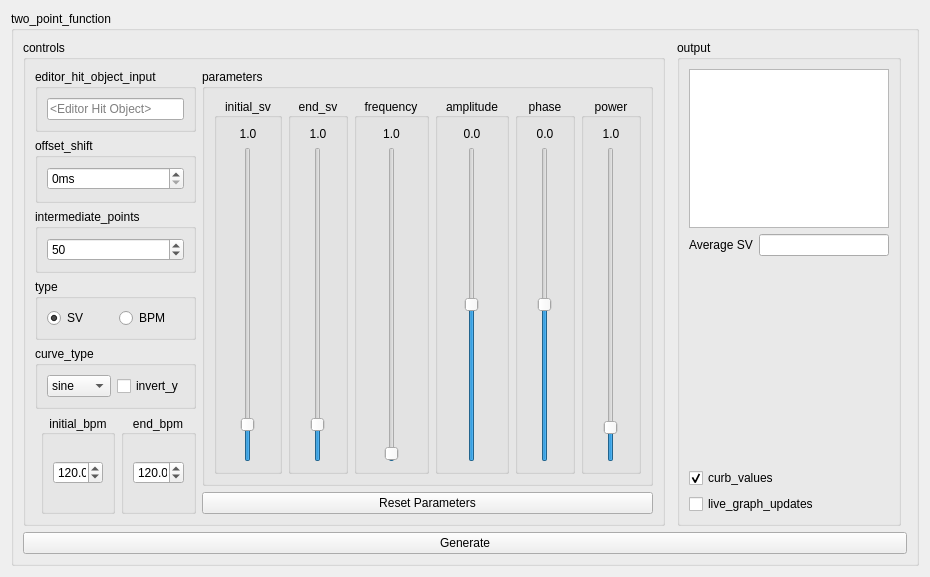
<?xml version="1.0" encoding="UTF-8"?>
<ui version="4.0">
 <class>TwoPointFunction</class>
 <widget class="QWidget" name="TwoPointFunction">
  <property name="geometry">
   <rect>
    <x>0</x>
    <y>0</y>
    <width>930</width>
    <height>577</height>
   </rect>
  </property>
  <property name="windowTitle">
   <string>Form</string>
  </property>
  <layout class="QGridLayout" name="gridLayout">
   <item row="0" column="0">
    <widget class="QGroupBox" name="tpf_lo">
     <property name="title">
      <string>two_point_function</string>
     </property>
     <layout class="QGridLayout" name="gridLayout_19">
      <item row="0" column="2" rowspan="2">
       <widget class="QGroupBox" name="tpf_output_lo">
        <property name="title">
         <string>output</string>
        </property>
        <layout class="QGridLayout" name="gridLayout_18">
         <item row="1" column="1">
          <widget class="QLineEdit" name="tpf_output_ave">
           <property name="readOnly">
            <bool>true</bool>
           </property>
          </widget>
         </item>
         <item row="1" column="0">
          <widget class="QLabel" name="tpf_output_ave_l">
           <property name="text">
            <string>Average SV</string>
           </property>
          </widget>
         </item>
         <item row="0" column="0" colspan="2">
          <widget class="QPlainTextEdit" name="tpf_output"/>
         </item>
         <item row="3" column="0" colspan="2">
          <widget class="QCustomPlot" name="tpf_customplot" native="true">
           <property name="minimumSize">
            <size>
             <width>200</width>
             <height>200</height>
            </size>
           </property>
          </widget>
         </item>
         <item row="4" column="0" colspan="2">
          <widget class="QCheckBox" name="tpf_output_curb">
           <property name="text">
            <string>curb_values</string>
           </property>
           <property name="checked">
            <bool>true</bool>
           </property>
          </widget>
         </item>
         <item row="5" column="0" colspan="2">
          <widget class="QCheckBox" name="tpf_output_live">
           <property name="text">
            <string>live_graph_updates</string>
           </property>
          </widget>
         </item>
        </layout>
       </widget>
      </item>
      <item row="3" column="0" colspan="4">
       <widget class="QPushButton" name="tpf_generate">
        <property name="text">
         <string>Generate</string>
        </property>
       </widget>
      </item>
      <item row="0" column="0" rowspan="2">
       <widget class="QGroupBox" name="tpf_controls_lo">
        <property name="title">
         <string>controls</string>
        </property>
        <layout class="QGridLayout" name="gridLayout_17">
         <item row="0" column="0" colspan="3">
          <widget class="QGroupBox" name="tpf_input_lo">
           <property name="sizePolicy">
            <sizepolicy hsizetype="Preferred" vsizetype="Preferred">
             <horstretch>0</horstretch>
             <verstretch>0</verstretch>
            </sizepolicy>
           </property>
           <property name="title">
            <string>editor_hit_object_input</string>
           </property>
           <layout class="QGridLayout" name="gridLayout_26">
            <item row="0" column="0">
             <widget class="QLineEdit" name="tpf_input">
              <property name="placeholderText">
               <string>&lt;Editor Hit Object&gt;</string>
              </property>
             </widget>
            </item>
           </layout>
          </widget>
         </item>
         <item row="3" column="0" colspan="3">
          <widget class="QGroupBox" name="tpf_interpts_lo">
           <property name="sizePolicy">
            <sizepolicy hsizetype="Preferred" vsizetype="Preferred">
             <horstretch>0</horstretch>
             <verstretch>0</verstretch>
            </sizepolicy>
           </property>
           <property name="title">
            <string>intermediate_points</string>
           </property>
           <layout class="QGridLayout" name="gridLayout_25">
            <item row="0" column="0">
             <widget class="QSpinBox" name="tpf_interpts">
              <property name="sizePolicy">
               <sizepolicy hsizetype="Minimum" vsizetype="Fixed">
                <horstretch>0</horstretch>
                <verstretch>0</verstretch>
               </sizepolicy>
              </property>
              <property name="maximum">
               <number>1000</number>
              </property>
              <property name="value">
               <number>50</number>
              </property>
             </widget>
            </item>
           </layout>
          </widget>
         </item>
         <item row="4" column="0" colspan="3">
          <widget class="QGroupBox" name="tpf_type_lo">
           <property name="sizePolicy">
            <sizepolicy hsizetype="Preferred" vsizetype="Preferred">
             <horstretch>0</horstretch>
             <verstretch>0</verstretch>
            </sizepolicy>
           </property>
           <property name="title">
            <string>type</string>
           </property>
           <layout class="QGridLayout" name="gridLayout_27">
            <item row="0" column="0">
             <widget class="QRadioButton" name="tpf_type_sv">
              <property name="text">
               <string>SV</string>
              </property>
              <property name="checked">
               <bool>true</bool>
              </property>
             </widget>
            </item>
            <item row="0" column="1">
             <widget class="QRadioButton" name="tpf_type_bpm">
              <property name="text">
               <string>BPM</string>
              </property>
             </widget>
            </item>
           </layout>
          </widget>
         </item>
         <item row="5" column="0" colspan="3">
          <widget class="QGroupBox" name="tpf_curve_type_lo">
           <property name="sizePolicy">
            <sizepolicy hsizetype="Preferred" vsizetype="Preferred">
             <horstretch>0</horstretch>
             <verstretch>0</verstretch>
            </sizepolicy>
           </property>
           <property name="title">
            <string>curve_type</string>
           </property>
           <layout class="QGridLayout" name="gridLayout_39">
            <item row="0" column="1">
             <widget class="QCheckBox" name="tpf_curve_invert_y">
              <property name="text">
               <string>invert_y</string>
              </property>
             </widget>
            </item>
            <item row="0" column="0">
             <widget class="QComboBox" name="tpf_curve_type">
              <item>
               <property name="text">
                <string>sine</string>
               </property>
              </item>
              <item>
               <property name="text">
                <string>power</string>
               </property>
              </item>
             </widget>
            </item>
           </layout>
          </widget>
         </item>
         <item row="6" column="2" rowspan="3">
          <widget class="QGroupBox" name="tpf_endbpm_lo">
           <property name="sizePolicy">
            <sizepolicy hsizetype="Preferred" vsizetype="Preferred">
             <horstretch>0</horstretch>
             <verstretch>0</verstretch>
            </sizepolicy>
           </property>
           <property name="minimumSize">
            <size>
             <width>50</width>
             <height>0</height>
            </size>
           </property>
           <property name="title">
            <string>end_bpm</string>
           </property>
           <property name="alignment">
            <set>Qt::AlignCenter</set>
           </property>
           <layout class="QGridLayout" name="gridLayout_43">
            <item row="0" column="0">
             <widget class="QDoubleSpinBox" name="tpf_endbpm">
              <property name="decimals">
               <number>2</number>
              </property>
              <property name="minimum">
               <double>0.010000000000000</double>
              </property>
              <property name="maximum">
               <double>1000000.000000000000000</double>
              </property>
              <property name="value">
               <double>120.000000000000000</double>
              </property>
             </widget>
            </item>
           </layout>
          </widget>
         </item>
         <item row="8" column="3">
          <widget class="QPushButton" name="tpf_reset">
           <property name="text">
            <string>Reset Parameters</string>
           </property>
          </widget>
         </item>
         <item row="0" column="3" rowspan="8">
          <widget class="QGroupBox" name="tpf_parameters_lo">
           <property name="sizePolicy">
            <sizepolicy hsizetype="Preferred" vsizetype="Preferred">
             <horstretch>0</horstretch>
             <verstretch>0</verstretch>
            </sizepolicy>
           </property>
           <property name="title">
            <string>parameters</string>
           </property>
           <layout class="QGridLayout" name="gridLayout_28">
            <item row="0" column="6" rowspan="3">
             <widget class="QGroupBox" name="tpf_ampl_lo">
              <property name="sizePolicy">
               <sizepolicy hsizetype="Preferred" vsizetype="Preferred">
                <horstretch>0</horstretch>
                <verstretch>0</verstretch>
               </sizepolicy>
              </property>
              <property name="minimumSize">
               <size>
                <width>60</width>
                <height>0</height>
               </size>
              </property>
              <property name="title">
               <string>amplitude</string>
              </property>
              <property name="alignment">
               <set>Qt::AlignCenter</set>
              </property>
              <layout class="QGridLayout" name="gridLayout_22">
               <item row="0" column="0">
                <widget class="QLabel" name="tpf_ampl_val">
                 <property name="text">
                  <string>0.0</string>
                 </property>
                 <property name="alignment">
                  <set>Qt::AlignCenter</set>
                 </property>
                </widget>
               </item>
               <item row="1" column="0">
                <widget class="QSlider" name="tpf_ampl">
                 <property name="sizePolicy">
                  <sizepolicy hsizetype="Minimum" vsizetype="Expanding">
                   <horstretch>0</horstretch>
                   <verstretch>0</verstretch>
                  </sizepolicy>
                 </property>
                 <property name="minimum">
                  <number>-1000</number>
                 </property>
                 <property name="maximum">
                  <number>1000</number>
                 </property>
                 <property name="value">
                  <number>0</number>
                 </property>
                 <property name="orientation">
                  <enum>Qt::Vertical</enum>
                 </property>
                </widget>
               </item>
              </layout>
             </widget>
            </item>
            <item row="0" column="8" rowspan="3">
             <widget class="QGroupBox" name="tpf_power_lo">
              <property name="sizePolicy">
               <sizepolicy hsizetype="Preferred" vsizetype="Preferred">
                <horstretch>0</horstretch>
                <verstretch>0</verstretch>
               </sizepolicy>
              </property>
              <property name="minimumSize">
               <size>
                <width>60</width>
                <height>0</height>
               </size>
              </property>
              <property name="title">
               <string>power</string>
              </property>
              <property name="alignment">
               <set>Qt::AlignCenter</set>
              </property>
              <layout class="QGridLayout" name="gridLayout_41">
               <item row="0" column="0">
                <widget class="QLabel" name="tpf_power_val">
                 <property name="text">
                  <string>1.0</string>
                 </property>
                 <property name="alignment">
                  <set>Qt::AlignCenter</set>
                 </property>
                </widget>
               </item>
               <item row="1" column="0">
                <widget class="QSlider" name="tpf_power">
                 <property name="sizePolicy">
                  <sizepolicy hsizetype="Minimum" vsizetype="Expanding">
                   <horstretch>0</horstretch>
                   <verstretch>0</verstretch>
                  </sizepolicy>
                 </property>
                 <property name="minimum">
                  <number>1</number>
                 </property>
                 <property name="maximum">
                  <number>100</number>
                 </property>
                 <property name="value">
                  <number>10</number>
                 </property>
                 <property name="orientation">
                  <enum>Qt::Vertical</enum>
                 </property>
                </widget>
               </item>
              </layout>
             </widget>
            </item>
            <item row="0" column="4" rowspan="3">
             <widget class="QGroupBox" name="tpf_endsv_lo">
              <property name="sizePolicy">
               <sizepolicy hsizetype="Preferred" vsizetype="Preferred">
                <horstretch>0</horstretch>
                <verstretch>0</verstretch>
               </sizepolicy>
              </property>
              <property name="minimumSize">
               <size>
                <width>60</width>
                <height>0</height>
               </size>
              </property>
              <property name="title">
               <string>end_sv</string>
              </property>
              <property name="alignment">
               <set>Qt::AlignCenter</set>
              </property>
              <layout class="QGridLayout" name="gridLayout_23">
               <item row="1" column="0">
                <widget class="QSlider" name="tpf_endsv">
                 <property name="sizePolicy">
                  <sizepolicy hsizetype="Minimum" vsizetype="Expanding">
                   <horstretch>0</horstretch>
                   <verstretch>0</verstretch>
                  </sizepolicy>
                 </property>
                 <property name="minimum">
                  <number>1</number>
                 </property>
                 <property name="maximum">
                  <number>1000</number>
                 </property>
                 <property name="value">
                  <number>100</number>
                 </property>
                 <property name="orientation">
                  <enum>Qt::Vertical</enum>
                 </property>
                </widget>
               </item>
               <item row="0" column="0">
                <widget class="QLabel" name="tpf_endsv_val">
                 <property name="text">
                  <string>1.0</string>
                 </property>
                 <property name="alignment">
                  <set>Qt::AlignCenter</set>
                 </property>
                </widget>
               </item>
              </layout>
             </widget>
            </item>
            <item row="0" column="5" rowspan="3">
             <widget class="QGroupBox" name="tpf_freq_lo">
              <property name="sizePolicy">
               <sizepolicy hsizetype="Preferred" vsizetype="Preferred">
                <horstretch>0</horstretch>
                <verstretch>0</verstretch>
               </sizepolicy>
              </property>
              <property name="minimumSize">
               <size>
                <width>60</width>
                <height>0</height>
               </size>
              </property>
              <property name="title">
               <string>frequency</string>
              </property>
              <property name="alignment">
               <set>Qt::AlignCenter</set>
              </property>
              <layout class="QGridLayout" name="gridLayout_20">
               <item row="0" column="0">
                <widget class="QLabel" name="tpf_freq_val">
                 <property name="text">
                  <string>1.0</string>
                 </property>
                 <property name="alignment">
                  <set>Qt::AlignCenter</set>
                 </property>
                </widget>
               </item>
               <item row="1" column="0">
                <widget class="QSlider" name="tpf_freq">
                 <property name="sizePolicy">
                  <sizepolicy hsizetype="Minimum" vsizetype="Expanding">
                   <horstretch>0</horstretch>
                   <verstretch>0</verstretch>
                  </sizepolicy>
                 </property>
                 <property name="minimum">
                  <number>0</number>
                 </property>
                 <property name="maximum">
                  <number>200</number>
                 </property>
                 <property name="singleStep">
                  <number>1</number>
                 </property>
                 <property name="pageStep">
                  <number>2</number>
                 </property>
                 <property name="value">
                  <number>1</number>
                 </property>
                </widget>
               </item>
              </layout>
             </widget>
            </item>
            <item row="0" column="2" rowspan="3">
             <widget class="QGroupBox" name="tpf_initsv_lo">
              <property name="sizePolicy">
               <sizepolicy hsizetype="Preferred" vsizetype="Preferred">
                <horstretch>0</horstretch>
                <verstretch>0</verstretch>
               </sizepolicy>
              </property>
              <property name="minimumSize">
               <size>
                <width>60</width>
                <height>0</height>
               </size>
              </property>
              <property name="title">
               <string>initial_sv</string>
              </property>
              <property name="alignment">
               <set>Qt::AlignCenter</set>
              </property>
              <layout class="QGridLayout" name="gridLayout_24">
               <item row="0" column="0">
                <widget class="QLabel" name="tpf_initsv_val">
                 <property name="text">
                  <string>1.0</string>
                 </property>
                 <property name="alignment">
                  <set>Qt::AlignCenter</set>
                 </property>
                </widget>
               </item>
               <item row="2" column="0">
                <widget class="QSlider" name="tpf_initsv">
                 <property name="sizePolicy">
                  <sizepolicy hsizetype="Minimum" vsizetype="Expanding">
                   <horstretch>0</horstretch>
                   <verstretch>0</verstretch>
                  </sizepolicy>
                 </property>
                 <property name="minimum">
                  <number>1</number>
                 </property>
                 <property name="maximum">
                  <number>1000</number>
                 </property>
                 <property name="value">
                  <number>100</number>
                 </property>
                 <property name="orientation">
                  <enum>Qt::Vertical</enum>
                 </property>
                </widget>
               </item>
              </layout>
             </widget>
            </item>
            <item row="0" column="7" rowspan="3">
             <widget class="QGroupBox" name="tpf_phase_lo">
              <property name="sizePolicy">
               <sizepolicy hsizetype="Preferred" vsizetype="Preferred">
                <horstretch>0</horstretch>
                <verstretch>0</verstretch>
               </sizepolicy>
              </property>
              <property name="minimumSize">
               <size>
                <width>60</width>
                <height>0</height>
               </size>
              </property>
              <property name="title">
               <string>phase</string>
              </property>
              <property name="alignment">
               <set>Qt::AlignCenter</set>
              </property>
              <layout class="QGridLayout" name="gridLayout_40">
               <item row="0" column="0">
                <widget class="QLabel" name="tpf_phase_val">
                 <property name="text">
                  <string>0.0</string>
                 </property>
                 <property name="alignment">
                  <set>Qt::AlignCenter</set>
                 </property>
                </widget>
               </item>
               <item row="1" column="0">
                <widget class="QSlider" name="tpf_phase">
                 <property name="sizePolicy">
                  <sizepolicy hsizetype="Minimum" vsizetype="Expanding">
                   <horstretch>0</horstretch>
                   <verstretch>0</verstretch>
                  </sizepolicy>
                 </property>
                 <property name="minimum">
                  <number>-360</number>
                 </property>
                 <property name="maximum">
                  <number>360</number>
                 </property>
                 <property name="value">
                  <number>0</number>
                 </property>
                 <property name="orientation">
                  <enum>Qt::Vertical</enum>
                 </property>
                </widget>
               </item>
              </layout>
             </widget>
            </item>
           </layout>
          </widget>
         </item>
         <item row="6" column="1" rowspan="3">
          <widget class="QGroupBox" name="tpf_initbpm_lo">
           <property name="sizePolicy">
            <sizepolicy hsizetype="Preferred" vsizetype="Preferred">
             <horstretch>0</horstretch>
             <verstretch>0</verstretch>
            </sizepolicy>
           </property>
           <property name="minimumSize">
            <size>
             <width>50</width>
             <height>0</height>
            </size>
           </property>
           <property name="title">
            <string>initial_bpm</string>
           </property>
           <property name="alignment">
            <set>Qt::AlignCenter</set>
           </property>
           <layout class="QGridLayout" name="gridLayout_42">
            <item row="2" column="0">
             <widget class="QDoubleSpinBox" name="tpf_initbpm">
              <property name="decimals">
               <number>2</number>
              </property>
              <property name="minimum">
               <double>0.010000000000000</double>
              </property>
              <property name="maximum">
               <double>1000000.000000000000000</double>
              </property>
              <property name="value">
               <double>120.000000000000000</double>
              </property>
             </widget>
            </item>
           </layout>
          </widget>
         </item>
         <item row="1" column="0" rowspan="2" colspan="3">
          <widget class="QGroupBox" name="tpf_offset_lo">
           <property name="sizePolicy">
            <sizepolicy hsizetype="Preferred" vsizetype="Preferred">
             <horstretch>0</horstretch>
             <verstretch>0</verstretch>
            </sizepolicy>
           </property>
           <property name="minimumSize">
            <size>
             <width>60</width>
             <height>0</height>
            </size>
           </property>
           <property name="title">
            <string>offset_shift</string>
           </property>
           <layout class="QGridLayout" name="gridLayout_21">
            <item row="0" column="0">
             <widget class="QSpinBox" name="tpf_offset_val">
              <property name="suffix">
               <string>ms</string>
              </property>
              <property name="prefix">
               <string/>
              </property>
             </widget>
            </item>
           </layout>
          </widget>
         </item>
        </layout>
       </widget>
      </item>
     </layout>
    </widget>
   </item>
  </layout>
 </widget>
 <customwidgets>
  <customwidget>
   <class>QCustomPlot</class>
   <extends>QWidget</extends>
   <header location="global">depend/qcustomplot.h</header>
   <container>1</container>
  </customwidget>
 </customwidgets>
 <resources/>
 <connections/>
</ui>
